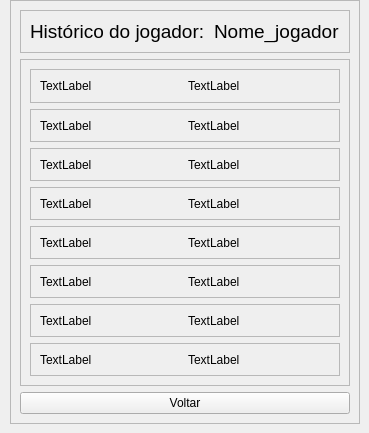
      <widget class="QWidget" name="pagHistorico">
       <property name="enabled">
        <bool>true</bool>
       </property>
       <widget class="QFrame" name="frame">
        <property name="geometry">
         <rect>
          <x>10</x>
          <y>0</y>
          <width>350</width>
          <height>424</height>
         </rect>
        </property>
        <property name="frameShape">
         <enum>QFrame::StyledPanel</enum>
        </property>
        <property name="frameShadow">
         <enum>QFrame::Raised</enum>
        </property>
        <layout class="QVBoxLayout" name="verticalLayout">
         <item alignment="Qt::AlignTop">
          <widget class="QFrame" name="frame_23">
           <property name="frameShape">
            <enum>QFrame::StyledPanel</enum>
           </property>
           <property name="frameShadow">
            <enum>QFrame::Raised</enum>
           </property>
           <layout class="QHBoxLayout" name="horizontalLayout_6">
            <item>
             <widget class="QLabel" name="label_18">
              <property name="text">
               <string>&lt;html&gt;&lt;head/&gt;&lt;body&gt;&lt;p align=&quot;center&quot;&gt;&lt;span style=&quot; font-size:14pt;&quot;&gt;Histórico do jogador: &lt;/span&gt;&lt;/p&gt;&lt;/body&gt;&lt;/html&gt;</string>
              </property>
             </widget>
            </item>
            <item>
             <widget class="QLabel" name="nomeJogador_2">
              <property name="text">
               <string>&lt;html&gt;&lt;head/&gt;&lt;body&gt;&lt;p&gt;&lt;span style=&quot; font-size:14pt;&quot;&gt;Nome_jogador&lt;/span&gt;&lt;/p&gt;&lt;/body&gt;&lt;/html&gt;</string>
              </property>
             </widget>
            </item>
           </layout>
          </widget>
         </item>
         <item>
          <widget class="QFrame" name="frame_24">
           <property name="frameShape">
            <enum>QFrame::StyledPanel</enum>
           </property>
           <property name="frameShadow">
            <enum>QFrame::Raised</enum>
           </property>
           <layout class="QVBoxLayout" name="verticalLayout_5">
            <item>
             <widget class="QFrame" name="frame_25">
              <property name="frameShape">
               <enum>QFrame::StyledPanel</enum>
              </property>
              <property name="frameShadow">
               <enum>QFrame::Raised</enum>
              </property>
              <layout class="QHBoxLayout" name="horizontalLayout_7">
               <item>
                <widget class="QLabel" name="label_28">
                 <property name="text">
                  <string>TextLabel</string>
                 </property>
                </widget>
               </item>
               <item>
                <widget class="QLabel" name="label_29">
                 <property name="text">
                  <string>TextLabel</string>
                 </property>
                </widget>
               </item>
              </layout>
             </widget>
            </item>
            <item>
             <widget class="QFrame" name="frame_32">
              <property name="frameShape">
               <enum>QFrame::StyledPanel</enum>
              </property>
              <property name="frameShadow">
               <enum>QFrame::Raised</enum>
              </property>
              <layout class="QHBoxLayout" name="horizontalLayout_14">
               <item>
                <widget class="QLabel" name="label_42">
                 <property name="text">
                  <string>TextLabel</string>
                 </property>
                </widget>
               </item>
               <item>
                <widget class="QLabel" name="label_43">
                 <property name="text">
                  <string>TextLabel</string>
                 </property>
                </widget>
               </item>
              </layout>
             </widget>
            </item>
            <item>
             <widget class="QFrame" name="frame_26">
              <property name="frameShape">
               <enum>QFrame::StyledPanel</enum>
              </property>
              <property name="frameShadow">
               <enum>QFrame::Raised</enum>
              </property>
              <layout class="QHBoxLayout" name="horizontalLayout_8">
               <item>
                <widget class="QLabel" name="label_30">
                 <property name="text">
                  <string>TextLabel</string>
                 </property>
                </widget>
               </item>
               <item>
                <widget class="QLabel" name="label_31">
                 <property name="text">
                  <string>TextLabel</string>
                 </property>
                </widget>
               </item>
              </layout>
             </widget>
            </item>
            <item>
             <widget class="QFrame" name="frame_31">
              <property name="frameShape">
               <enum>QFrame::StyledPanel</enum>
              </property>
              <property name="frameShadow">
               <enum>QFrame::Raised</enum>
              </property>
              <layout class="QHBoxLayout" name="horizontalLayout_13">
               <item>
                <widget class="QLabel" name="label_40">
                 <property name="text">
                  <string>TextLabel</string>
                 </property>
                </widget>
               </item>
               <item>
                <widget class="QLabel" name="label_41">
                 <property name="text">
                  <string>TextLabel</string>
                 </property>
                </widget>
               </item>
              </layout>
             </widget>
            </item>
            <item>
             <widget class="QFrame" name="frame_27">
              <property name="frameShape">
               <enum>QFrame::StyledPanel</enum>
              </property>
              <property name="frameShadow">
               <enum>QFrame::Raised</enum>
              </property>
              <layout class="QHBoxLayout" name="horizontalLayout_9">
               <item>
                <widget class="QLabel" name="label_32">
                 <property name="text">
                  <string>TextLabel</string>
                 </property>
                </widget>
               </item>
               <item>
                <widget class="QLabel" name="label_33">
                 <property name="text">
                  <string>TextLabel</string>
                 </property>
                </widget>
               </item>
              </layout>
             </widget>
            </item>
            <item>
             <widget class="QFrame" name="frame_29">
              <property name="frameShape">
               <enum>QFrame::StyledPanel</enum>
              </property>
              <property name="frameShadow">
               <enum>QFrame::Raised</enum>
              </property>
              <layout class="QHBoxLayout" name="horizontalLayout_11">
               <item>
                <widget class="QLabel" name="label_36">
                 <property name="text">
                  <string>TextLabel</string>
                 </property>
                </widget>
               </item>
               <item>
                <widget class="QLabel" name="label_37">
                 <property name="text">
                  <string>TextLabel</string>
                 </property>
                </widget>
               </item>
              </layout>
             </widget>
            </item>
            <item>
             <widget class="QFrame" name="frame_28">
              <property name="frameShape">
               <enum>QFrame::StyledPanel</enum>
              </property>
              <property name="frameShadow">
               <enum>QFrame::Raised</enum>
              </property>
              <layout class="QHBoxLayout" name="horizontalLayout_10">
               <item>
                <widget class="QLabel" name="label_34">
                 <property name="text">
                  <string>TextLabel</string>
                 </property>
                </widget>
               </item>
               <item>
                <widget class="QLabel" name="label_35">
                 <property name="text">
                  <string>TextLabel</string>
                 </property>
                </widget>
               </item>
              </layout>
             </widget>
            </item>
            <item>
             <widget class="QFrame" name="frame_30">
              <property name="frameShape">
               <enum>QFrame::StyledPanel</enum>
              </property>
              <property name="frameShadow">
               <enum>QFrame::Raised</enum>
              </property>
              <layout class="QHBoxLayout" name="horizontalLayout_12">
               <item>
                <widget class="QLabel" name="label_38">
                 <property name="text">
                  <string>TextLabel</string>
                 </property>
                </widget>
               </item>
               <item>
                <widget class="QLabel" name="label_39">
                 <property name="text">
                  <string>TextLabel</string>
                 </property>
                </widget>
               </item>
              </layout>
             </widget>
            </item>
           </layout>
          </widget>
         </item>
         <item>
          <widget class="QPushButton" name="voltarHistorico">
           <property name="text">
            <string>Voltar</string>
           </property>
          </widget>
         </item>
        </layout>
       </widget>
      </widget>
